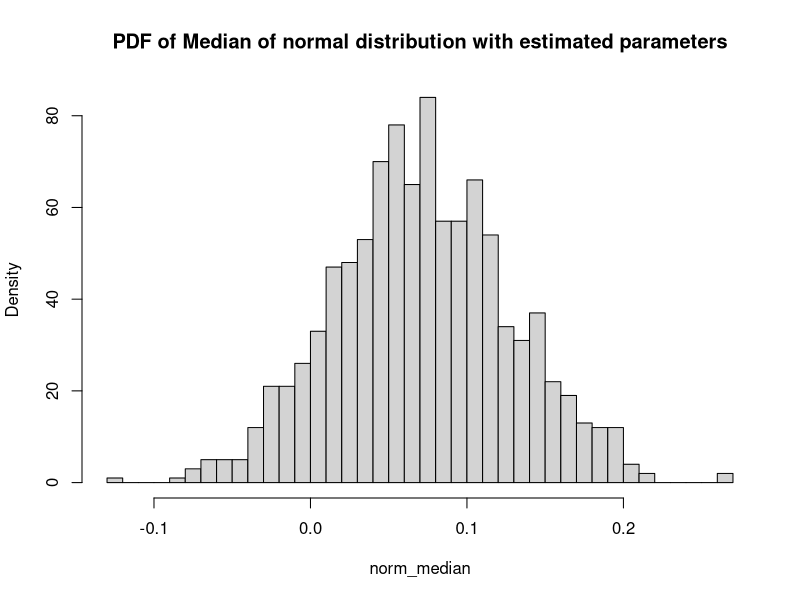
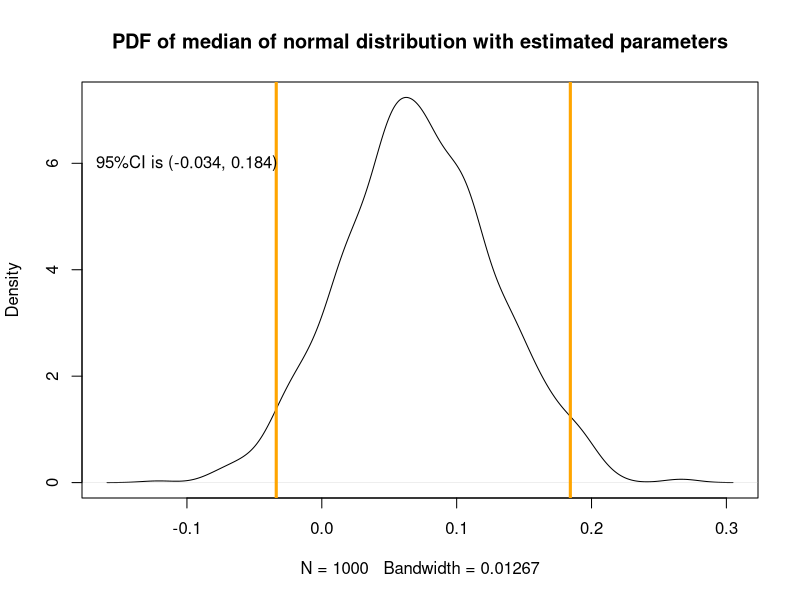
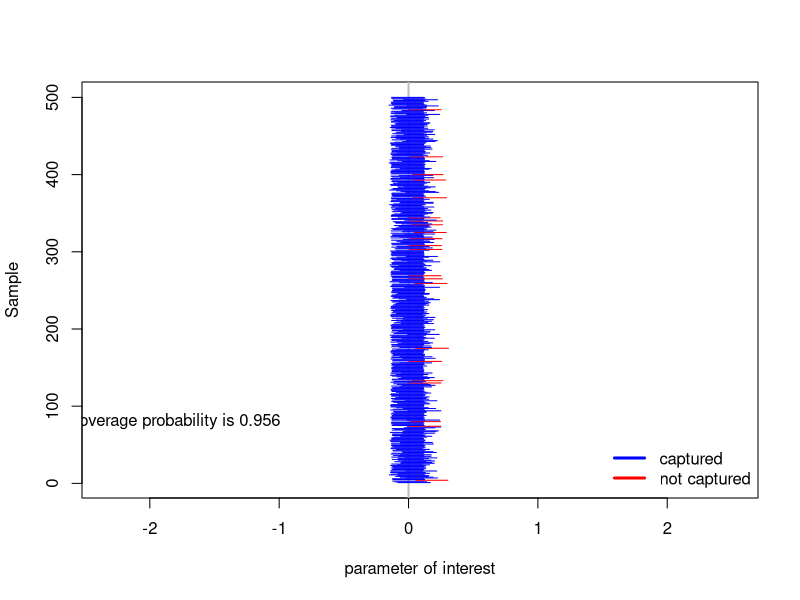

R code for these plots, in order:
## ---- chunk 1
knitr::opts_chunk$set(echo=TRUE, warning=FALSE, message=FALSE, cache=TRUE)
library(dplyr)
library(stats4)
## ---- chunk 2
sample = rnorm(201, mean = 0, sd = 1)

ll_norm <- function(mean, sd) {
  fs <- dnorm(x = sample, mean, sd, log = TRUE)
  -sum(fs)
}
# ll_norm = function(mean, sd){
#   sum(-log(dnorm(sample, mean, sd)))
# }

ll_norm(0, 0.01)

para_normal = mle(minuslogl = ll_norm, start = list(mean = 1, sd = 1), lower = c(0,1), method = "L-BFGS-B")

(x_bar = coef(para_normal)[1])
(sd = coef(para_normal)[2])
## ---- chunk 3
norm_median = replicate(
  1000,
  rnorm(500, mean = x_bar, sd = sd) %>%
  sort %>% '[' (250))
hist(norm_median,
     main = "PDF of Median of normal distribution with estimated parameters",
     ylab = "Density",
     breaks = 50)
# plot(ecdf(norm_median),
#       main = "ECDF of Median of normal distribution with estimated parameters",
#       ylab = "F(x)",
#      xlab = "x")
## ---- chunk 4
x1 = quantile(norm_median, c(0.025, 0.975))[1] %>% as.numeric
x2 = quantile(norm_median, c(0.025, 0.975))[2] %>% as.numeric

plot(density(norm_median),
     main = "PDF of median of normal distribution with estimated parameters")
abline(v = x1, col = 'orange', lwd = 3)
abline(v = x2, col = 'orange', lwd = 3)
text(-0.1, 6, sprintf("95%%CI is (%.3f, %.3f)", x1, x2))
## ---- chunk 5
N = 500
ssample = replicate(N, rnorm(201, mean = 0, sd = 1))

para_xb = c()
para_sd = c()

for (i in seq(ncol(ssample))){
  ll_norm <- function(mean, sd) {
  fs <- dnorm(x = ssample[,i], mean, sd, log = TRUE)
  -sum(fs)
}
  # ll_norm = function(mean, sd){
  # sum(-log(dnorm(ssample[,i], mean, sd)))
  # }
  para = mle(minuslogl = ll_norm, start = list(mean = 1, sd = 1), lower = c(0,1), method = "L-BFGS-B")
  para_xb = append(para_xb,coef(para)[1])
  para_sd = append(para_sd,coef(para)[2])
}
para_sum = data.frame(para_xb, para_sd)

x1_sum = c()
x2_sum = c()
for (i in seq(N)){
  norm_temp = replicate(
  1500,
  rnorm(401, mean = para_sum$para_xb[i], sd = para_sum$para_sd[i]) %>%
  sort %>% '[' (200))
  x1_sum[i] = quantile(norm_temp, c(0.025, 0.975))[1] %>% as.numeric
  x2_sum[i] = quantile(norm_temp, c(0.025, 0.975))[2] %>% as.numeric
}


data.frame(x1_sum, x2_sum) %>% head()
## ---- chunk 6
plot(x = x1_sum, y = seq(1,N, by = 1),xlab = 'parameter of interest',
     ylab = 'Sample', col = 'white',xlim = c(min(sample),max(sample)))
abline(v = 0, col = 'grey', lwd = 2)
c = 0
for (i in seq_along(x1_sum)){
  col = ifelse(0 < x2_sum[i] & 0 > x1_sum[i], 'blue', 'red')
  lines(x = c(x1_sum[i], x2_sum[i]), y = c(i,i), col = col)
  if (col == 'blue'){
    c = c + 1
  }
}
text(-1.8, 80, sprintf("coverage probability is %.3f", c / N))
legend("bottomright",
       c("captured", "not captured"),
       col = c("blue", "red"), 
       lwd = 3,
       bty = 'n')
c / N
